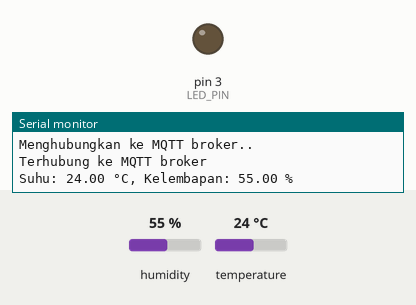
Recording of a sketch running on a simulated Arduino Uno, built with avr-gcc and run on an emulated ATmega328P. Parts: output pins drawn as LEDs (lit = HIGH), the last lines printed to the serial monitor. Inputs (shaded band) come from the test bench; at power-on: temperature 24 °C, humidity 55 %. WiFi joins after 1.5 s; servers stay silent unless stated; no MQTT or app messages arrive unless stated.

Above: at 2.7 s.
2.8 s: temperature set to 29.3 °C
5.5 s: temperature set to 30.5 °C
At 6.4 s:
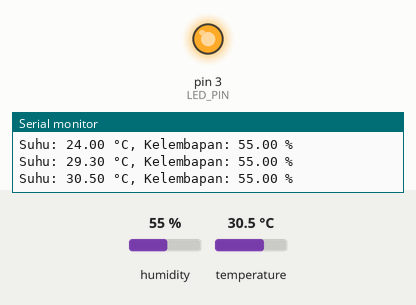
8.2 s: temperature set to 12 °C
At 10.1 s:
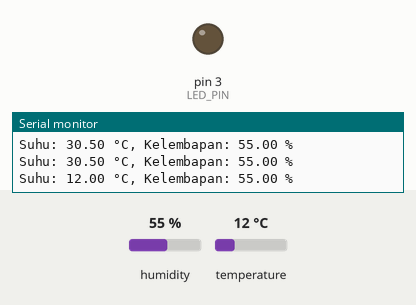
11.0 s: temperature set to 33 °C
At 11.9 s:
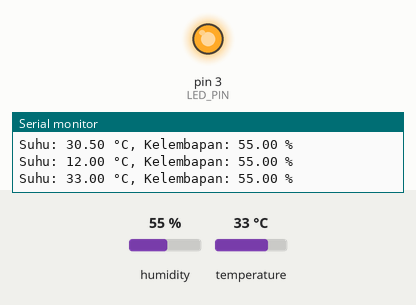
Timing chart, 0 to 14.0 s (numbered marks = the images above; inputs shaded):
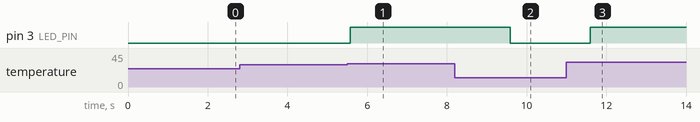

Measured:
- the behaviour switches between 30 and 30.1 °C on temperature (found by bisection; images 0 and 1)
- after the input at 5.5 s, pin 3 (LED_PIN): LOW → HIGH after 0.07 s
- after the input at 8.2 s, pin 3 (LED_PIN): HIGH → LOW after 1.4 s
- after the input at 11.0 s, pin 3 (LED_PIN): LOW → HIGH after 0.60 s

The sketch:

Soal_2.ino
```cpp
#include <SPI.h>
#include <Ethernet.h>
#include <PubSubClient.h>
#include <DHT.h>

// Konfigurasi pin dan jenis sensor DHT
#define DHTPIN 2          // Pin data sensor DHT22
#define DHTTYPE DHT22     // Jenis sensor yang digunakan
#define LED_PIN 3         // Pin LED

DHT dht(DHTPIN, DHTTYPE);

// Pengaturan untuk Ethernet Shield
byte mac[] = { 0xDE, 0xAD, 0xBE, 0xEF, 0xFE, 0xED }; // Alamat MAC dari Ethernet Shield
IPAddress server(192, 168, 1, 100);                 // IP address dari MQTT broker

// Inisialisasi Ethernet client dan MQTT client
EthernetClient ethClient;
PubSubClient client(ethClient);

// Fungsi callback untuk menerima pesan dari MQTT
void callback(char* topic, byte* payload, unsigned int length) {
  // Memproses pesan yang diterima di sini jika diperlukan
}

void setup() {
  pinMode(LED_PIN, OUTPUT);
  // Memulai komunikasi serial
  Serial.begin(9600);

  // Memulai sensor DHT22
  dht.begin();

  // Memulai Ethernet Shield
  Ethernet.begin(mac);

  // Menunggu hingga koneksi jaringan berhasil
  while (Ethernet.localIP() == INADDR_NONE) {
    delay(1000);
    Serial.println("Menghubungkan ke jaringan..");
  }

  // Konfigurasi MQTT client
  client.setServer(server, 1883);
  client.setCallback(callback);

  // Menghubungkan ke broker MQTT
  while (!client.connected()) {
    Serial.println("Menghubungkan ke MQTT broker..");
    if (client.connect("ArduinoClient")) {
      Serial.println("Terhubung ke MQTT broker");
    } else {
      Serial.print("Gagal terhubung, ");
      Serial.print(client.state());
      Serial.println(" Coba lagi dalam 5 detik");
      delay(5000);
    }
  }
}

void loop() {
  // Pastikan terhubung ke MQTT broker
  if (!client.connected()) {
    while (!client.connected()) {
      Serial.println("Menghubungkan kembali ke MQTT broker...");
      if (client.connect("ArduinoClient")) {
        Serial.println("Terhubung ke MQTT broker");
      } else {
        Serial.print("Gagal terhubung, rc=");
        Serial.print(client.state());
        Serial.println(" Coba lagi dalam 5 detik");
        delay(5000);
      }
    }
  }
  client.loop();

  // Membaca data dari sensor DHT22
  float suhu = dht.readTemperature();
  float kelembapan = dht.readHumidity();

  // Memeriksa apakah pembacaan sensor berhasil
  if (isnan(suhu) || isnan(kelembapan)) {
    Serial.println("Gagal membaca dari sensor DHT!");
    return;
  }

  // Menampilkan data ke serial monitor
  Serial.print("Suhu: ");
  Serial.print(suhu);
  Serial.print(" °C, Kelembapan: ");
  Serial.print(kelembapan);
  Serial.println(" %");

  // Mengirim data suhu ke MQTT broker
  String suhuString = String(suhu);
  client.publish("daq1/suhu", suhuString.c_str());

  // Mengirim data kelembapan ke MQTT broker
  String kelembapanString = String(kelembapan);
  client.publish("daq1/kelembapan", kelembapanString.c_str());

  // Memeriksa apakah suhu melebihi ambang batas
  if (suhu > 30.0) { // Ambang batas suhu 30°C
    digitalWrite(LED_PIN, HIGH); // Nyalakan LED jika suhu tinggi
    client.publish("daq1/alert", "Suhu tinggi terdeteksi!"); // Kirim peringatan melalui MQTT
  } else {
    digitalWrite(LED_PIN, LOW); // Matikan LED jika suhu normal
  }

  // Jeda sebelum membaca lagi
  delay(2000);
}
```
